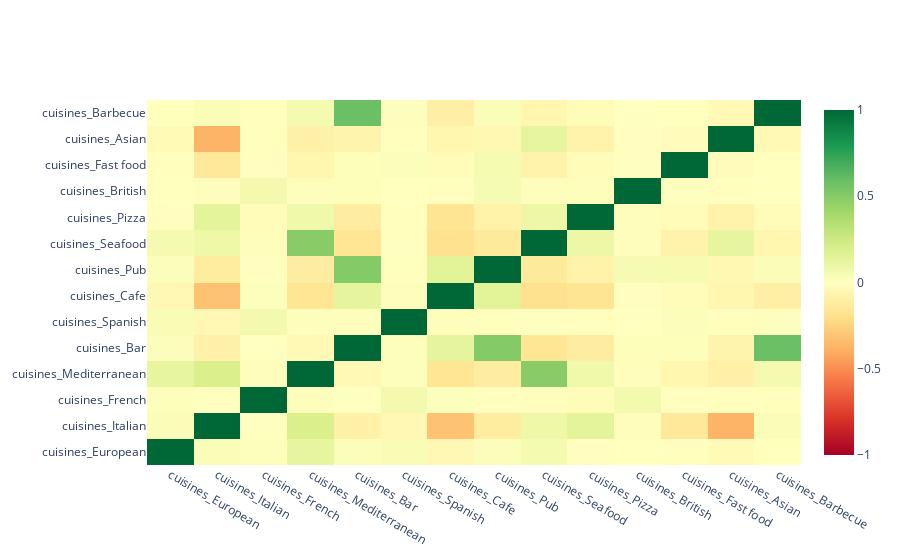

Here is the notebook cell this chart was saved with:
### Code cell
# Create a correlation table with pandas
df_corr = df.corr(method='pearson')

# Set up the correlation plot
fig = go.Figure(go.Heatmap(
  		# Set the appropriate x, y and z values
        z=df_corr.values.tolist(),
        x=df_corr.columns,
        y=df_corr.columns,
  		# Set the color scale,
        colorscale='rdylgn', 
  		# Set min and max values
        zmin=-1, zmax=1))

# Show the plot
fig.show()

### Figure 1 — Plotly figure (JSON) as saved in the notebook; plotly's stock layout.template omitted (floating-point values rounded to 4 significant figures; data arrays with more than 128 entries replaced by an {"elided": "..."} marker saying what was removed)
{"data": [{"colorscale": [[0, "rgb(165,0,38)"], [0.1, "rgb(215,48,39)"], [0.2, "rgb(244,109,67)"], [0.3, "rgb(253,174,97)"], [0.4, "rgb(254,224,139)"], [0.5, "rgb(255,255,191)"], [0.6, "rgb(217,239,139)"], [0.7, "rgb(166,217,106)"], [0.8, "rgb(102,189,99)"], [0.9, "rgb(26,152,80)"], [1, "rgb(0,104,55)"]], "type": "heatmap", "x": ["cuisines_European", "cuisines_Italian", "cuisines_French", "cuisines_Mediterranean", "cuisines_Bar", "cuisines_Spanish", "cuisines_Cafe", "cuisines_Pub", "cuisines_Seafood", "cuisines_Pizza", "cuisines_British", "cuisines_Fast food", "cuisines_Asian", "cuisines_Barbecue"], "y": ["cuisines_European", "cuisines_Italian", "cuisines_French", "cuisines_Mediterranean", "cuisines_Bar", "cuisines_Spanish", "cuisines_Cafe", "cuisines_Pub", "cuisines_Seafood", "cuisines_Pizza", "cuisines_British", "cuisines_Fast food", "cuisines_Asian", "cuisines_Barbecue"], "z": {"elided": "14x14 float values"}, "zmax": 1, "zmin": -1}], "layout": {}}
